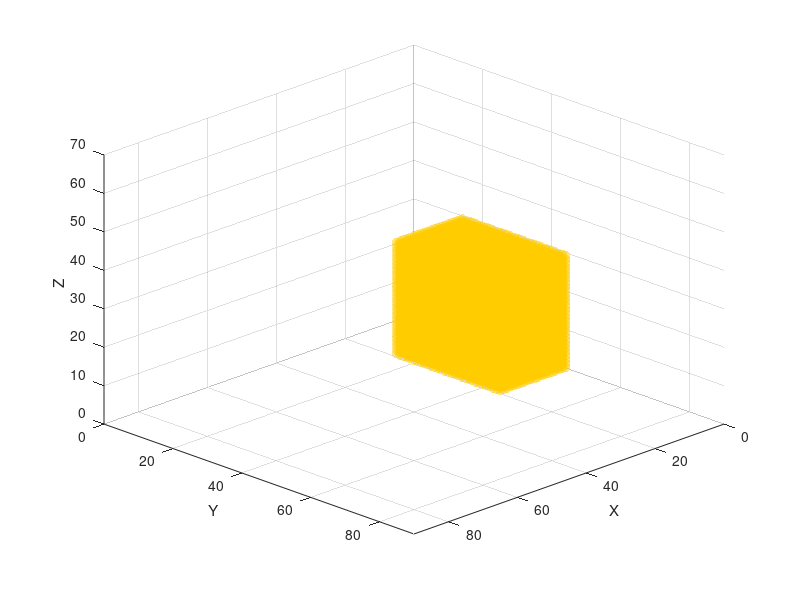

Write MATLAB code to recreate this figure. (Note: this script raises an error after producing the figure.)
%% Map dimensions (MAKE SURE THEY ARE THE SAME AS THE MAP CREATOR)
mapSizeX = 90; mapSizeY = 90; mapSizeZ = 70;
mapSize = [mapSizeX, mapSizeY, mapSizeZ];

%% Generate ROI and Object positions
% We store environment state in this matrix with this values:
% ---- 0 = free | 1= Occupied | 2 = unexplored | 3 = Frontier | 4 = ROI | 
% ---- 5 = Object
voxelStates = 2*ones(mapSize);

%% DEFINE ROI SETTINGS
voxelStates(1:20, 15:45, 1:30) = 4;

%% DEFINE OBJECTIVE LOCATION
objectX=3; objectY=37; objectZ=3;

% Define the object value
objectValue = 5;
% Compute 3x3x3 block centered on the object position
for dx = -1:1
    for dy = -1:1
        for dz = -1:1
            x = objectX + dx;
            y = objectY + dy;
            z = objectZ + dz;

            % Check bounds before assigning
            if x >= 1 && x <= size(voxelStates,1) && ...
               y >= 1 && y <= size(voxelStates,2) && ...
               z >= 1 && z <= size(voxelStates,3)
                voxelStates(x,y,z) = objectValue;
            end
        end
    end
end

figure;             
hold on; 
axis([0 mapSize(1) 0 mapSize(2) 0 mapSize(3)]);
grid on;
xlabel('X'); ylabel('Y'); zlabel('Z');


[rx, ry, rz] = ind2sub(size(voxelStates), find(voxelStates == 4));
scatter3(rx-0.5, ry-0.5, rz-0.5, 50, [1, 0.8, 0], 'filled', 'MarkerFaceAlpha', 0.5);
[gx, gy, gz] = ind2sub(size(voxelStates), find(voxelStates == 5));
scatter3(gx-0.5, gy-0.5, gz-0.5, 50, [0.6, 0.2, 0.8], 'filled', 'MarkerFaceAlpha', 1);
view(135, 30);

%% Save Voxel Initial States Matrix
save('../../Maps_ROI_Object_Situations/Office_1_situations/Office_1_voxelStates_5.mat','voxelStates');
disp('saved voxelStates')
